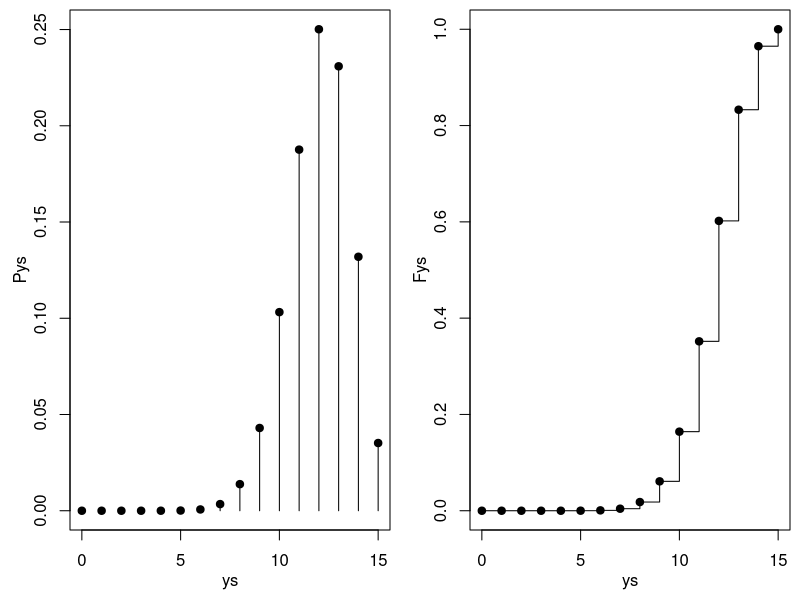
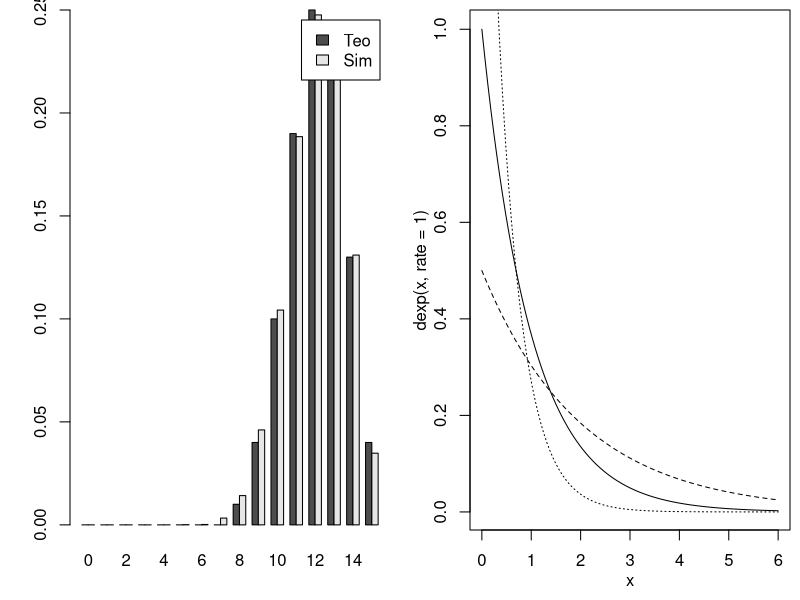
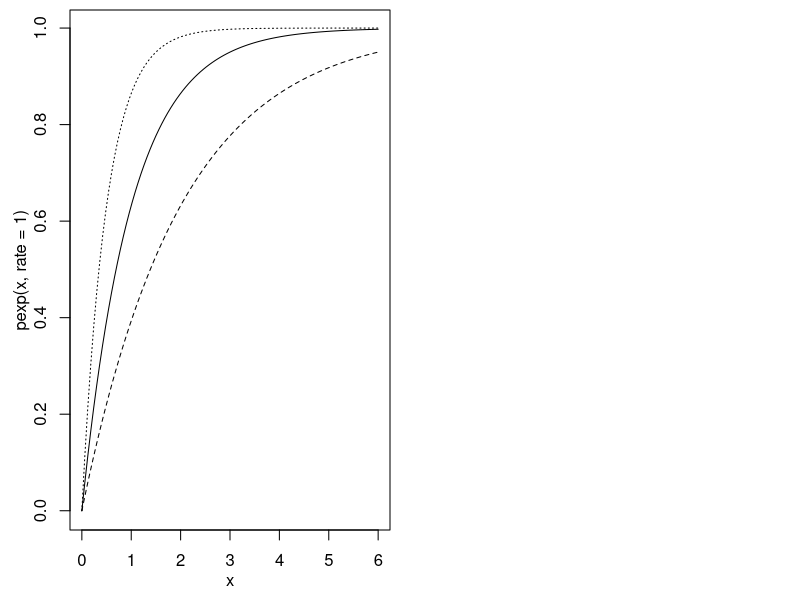

R code for these plots, in order:
##
## Exemplo 1
##
## fonte:
## https://silviashimakura.github.io/CE3012025/listas/203-exercicios-distribuicoes.pdf


## Y ~ Bin(n = 15, p = 0.80)

##a) P(Y = 15)
choose(15, 15) * (0.80)^15 * (1 - 0.80)^(15 - 15)
args(dbinom)
dbinom(15, size = 15, prob = 0.80)

##b) P(Y <= 13) = 1 - P(Y = 14) - P(Y = 15)
(b14 <- choose(15, 14) * (0.80)^14 * (1 - 0.80)^(15 - 14))
(b15 <- choose(15, 15) * (0.80)^15 * (1 - 0.80)^(15 - 15))
1 - b14 - b15

dbinom(14, size = 15, prob = 0.80)
dbinom(15, size = 15, prob = 0.80)
dbinom(14:15, size = 15, prob = 0.80)
1 - sum(dbinom(14:15, size = 15, prob = 0.80))

pbinom(13, size = 15, prob = 0.80)


##c) P(Y>=10) = P(Y=10) + P(Y=11) + P(Y=12) + P(Y=13) + P(Y=14) + P(Y=15) 
##            = 1 - P(Y <= 9)
ys <- 10:15
choose(15, ys) * (0.80)^ys * (1 - 0.80)^(15 - ys)
sum(choose(15, ys) * (0.80)^ys * (1 - 0.80)^(15 - ys))

dbinom(ys, size = 15, prob = 0.80)
sum(dbinom(ys, size = 15, prob = 0.80))

pbinom(9, size = 15, prob = 0.80)
pbinom(9, size = 15, prob = 0.80, lower = FALSE)

## Mediana
qbinom(0.5, size = 15, prob = 0.80)
## quartis
qbinom(c(0.25, 0.5, 0.75), size = 15, prob = 0.80)
## Quantil 0.35:  P(Y < q) = 0.35
qbinom(0.35, size = 15, prob = 0.80)

## Esperança e variância 
ys <- 0:15
Pys <- dbinom(ys, size = 15, prob = 0.80)
cbind(ys, Pys)

(EY <- sum(ys*Pys))
15 * 0.80
(VY <- sum((ys^2)*Pys) - EY^2)
15 * 0.80 * (1-0.80)

Fys <- pbinom(ys, size = 15, prob = 0.80)
cbind(ys, Pys, Fys)

par(mfrow = c(1,2), mar = c(3.5,3.5,0.5,0.5), mgp = c(2,1,0))
plot(ys, Pys, type = "h")
points(ys, Pys, pch = 19)

plot(ys, Fys, type = "s")
points(ys, Fys, pch = 19)

## O "quarteto fantástico:
## dbinom()
## pbinom()
## qbinom()
## ***rbinom()***

rbinom(1, size = 15, prob = 0.80)
rbinom(1, size = 15, prob = 0.80)
rbinom(1, size = 15, prob = 0.80)
rbinom(1, size = 15, prob = 0.80)
rbinom(1, size = 15, prob = 0.80)

rbinom(5, size = 15, prob = 0.80)
rbinom(50, size = 15, prob = 0.80)

(ysim <- rbinom(10000, size = 15, prob = 0.80))
table(ysim)
(Psim <- prop.table(table(ysim)))

ysimf <- factor(ysim, levels = 0:15)
(Psimf <- prop.table(table(ysimf)))

cbind(ys, Pys, Psimf)
cbind(ys, round(Pys, dig = 2), Psimf)

barplot(
    rbind(round(Pys, dig = 2), Psimf),
    beside = TRUE,
    legend.text = c("Teo","Sim")
)

## recalculando (agora estimando por simulação) as probabilidades pedidas)
## a) P(Y = 15)
mean(ysim == 15) ## compare com calculado anteriormente
## b) P(Y <= 13)
mean(ysim <= 13) ## compare com calculado anteriormente
## c) P(Y >= 10)
mean(ysim >= 10) ## compare com calculado anteriormente

## e a esperança e variância
mean(ysim)
var(ysim)

## agora volte na simulação e troque 100 por 10000 e repita comandos
## (use agora round(Pys, dig = 4))

rm(ys, Pys, Fys, EY, VY, ysim, Psim, ysimf, Psimf)
##
## Fim do exemplo 1
##

##
## Exercícios: 13, 5, 8 
##  responder questões propostas e também fazer gráficos e cálculos
##  adicionais análogos ao feito no Exemplo 1


##
## Exemplo 2
##
## fonte:
## https://silviashimakura.github.io/CE3012025/listas/203-exercicios-distribuicoes.pdf

## Y ~ Exp(1)
args(dexp)
curve(dexp(x, rate = 1), from = 0, to = 6)
curve(dexp(x, rate = 0.5), from = 0, to = 6, add = TRUE, lty = 2)
curve(dexp(x, rate = 2), from = 0, to = 6, add = TRUE, lty = 3)

curve(pexp(x, rate = 1), from = 0, to = 6)
curve(pexp(x, rate = 0.5), from = 0, to = 6, add = TRUE, lty = 2)
curve(pexp(x, rate = 2), from = 0, to = 6, add = TRUE, lty = 3)

## a) P(0 < Y < 2).
pexp(2, rate = 1)
## b) P(Y < 2).
pexp(2, rate = 1)
## c) P(1 < Y < 4).
pexp(4, rate = 1) - pexp(1, rate = 1)
diff(pexp(c(1, 4), rate = 1))
## d) P(Y > 3).
pexp(3, rate = 1, lower = FALSE)
## e) P(Y < 2|Y > 1) = P(1 < Y < 2)/P(Y > 1)
diff(pexp(c(1, 2), rate = 1))/pexp(1, rate = 1, lower = FALSE)
## f) P(Y < a1) = 0,65  a1 = ?
qexp(0.65, rate = 1)
## g) P(Y > a3) = 0,55  a2 = ?
qexp(0.45, rate = 1)
qexp(0.55, rate = 1, lower = FALSE)


ysim <- rexp(1000, rate = 1)
mean(ysim < 2)
mean(ysim > 1 &  ysim < 4)
mean(ysim > 3)
mean(ysim[ysim > 1] < 2)    
quantile(ysim, prob = c(0.65, 0.45))

mean(ysim)
var(ysim)


rm(ysim)
##
## Exercicios: 17, 27, 22
##
